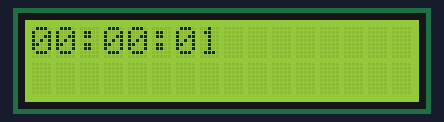
A sketch run on a simulated Arduino Mega 2560, built with avr-gcc and run on an emulated ATmega2560. Parts: 16×2 character LCD.

Above: at 1.1 s.
At 5.1 s:
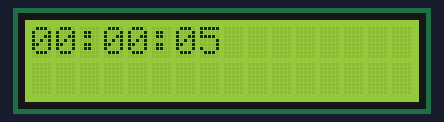
At 10.1 s:
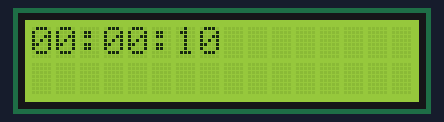
At 19.1 s:
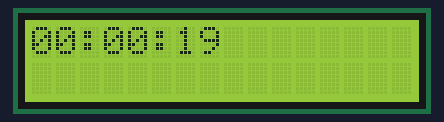
At 28.2 s:
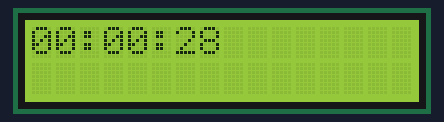
At 38.2 s:
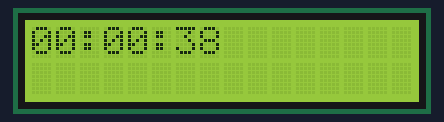

The sketch:

sketch_jan29b.ino
```cpp
#include <LiquidCrystal.h> // LCD를 사용하기 위한 헤더파일 선언
LiquidCrystal lcd(23, 24, 25, 26, 27, 28);   // RS,EN,D4,D5,D6,D7(RW->GND)
int sec, min1,hour;
void setup()
{
    lcd.begin(16, 2);     // 16x2 TextLCD를 사용하기 위한 선언함수

 }
void loop()
{
  delay(1000);
  sec++;

  if(sec==60){
    sec=0;
  min1++;}

  if(min1==60){
    min1=0;
    hour++;
    }
lcd.setCursor(0, 0);
  lcd.print(hour/10);
  lcd.print(hour%10);
  lcd.print(":");
  lcd.print(min1/10);
  lcd.print(min1%10);
  lcd.print(":");
  lcd.print(sec/10);
  lcd.print(sec%10);
}
```

Measured:
- what the display in image 0 shows lasts 1.0 s, from 1.1 s to 2.1 s
